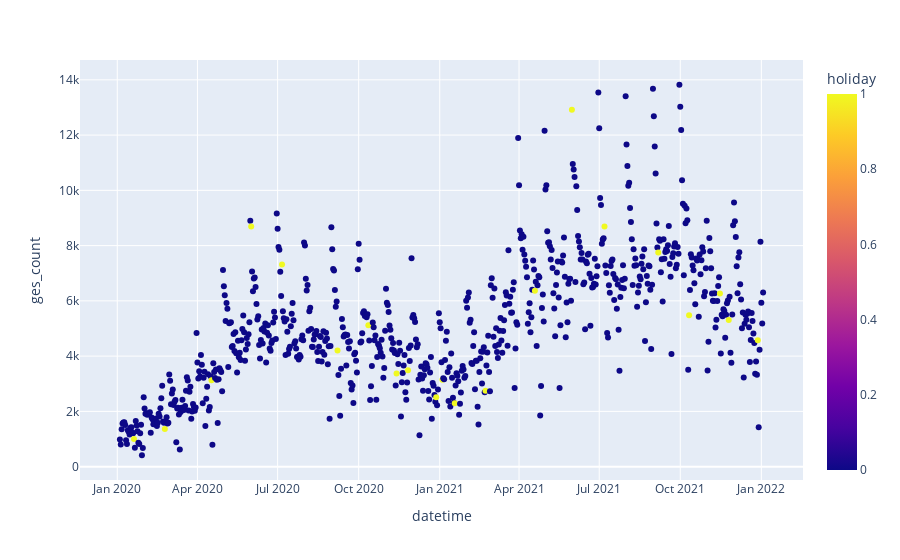

Notebook cell for this chart:
### Code cell
px.scatter(df_3,x="datetime",y="ges_count",color="holiday")

### Figure 1 — Plotly figure (JSON) as saved in the notebook; plotly's stock layout.template omitted (floating-point values rounded to 4 significant figures; data arrays with more than 128 entries replaced by an {"elided": "..."} marker saying what was removed)
{"data": [{"hovertemplate": "datetime=%{x}<br>ges_count=%{y}<br>holiday=%{marker.color}<extra></extra>", "legendgroup": "", "marker": {"color": {"elided": "731 int values"}, "coloraxis": "coloraxis", "symbol": "circle"}, "mode": "markers", "name": "", "orientation": "v", "showlegend": false, "type": "scatter", "x": {"elided": "731 str values"}, "xaxis": "x", "y": {"elided": "731 int values"}, "yaxis": "y"}], "layout": {"coloraxis": {"colorbar": {"title": {"text": "holiday"}}, "colorscale": [[0, "#0d0887"], [0.1111, "#46039f"], [0.2222, "#7201a8"], [0.3333, "#9c179e"], [0.4444, "#bd3786"], [0.5556, "#d8576b"], [0.6667, "#ed7953"], [0.7778, "#fb9f3a"], [0.8889, "#fdca26"], [1, "#f0f921"]]}, "legend": {"tracegroupgap": 0}, "margin": {"t": 60}, "xaxis": {"anchor": "y", "domain": [0, 1], "title": {"text": "datetime"}}, "yaxis": {"anchor": "x", "domain": [0, 1], "title": {"text": "ges_count"}}}}
